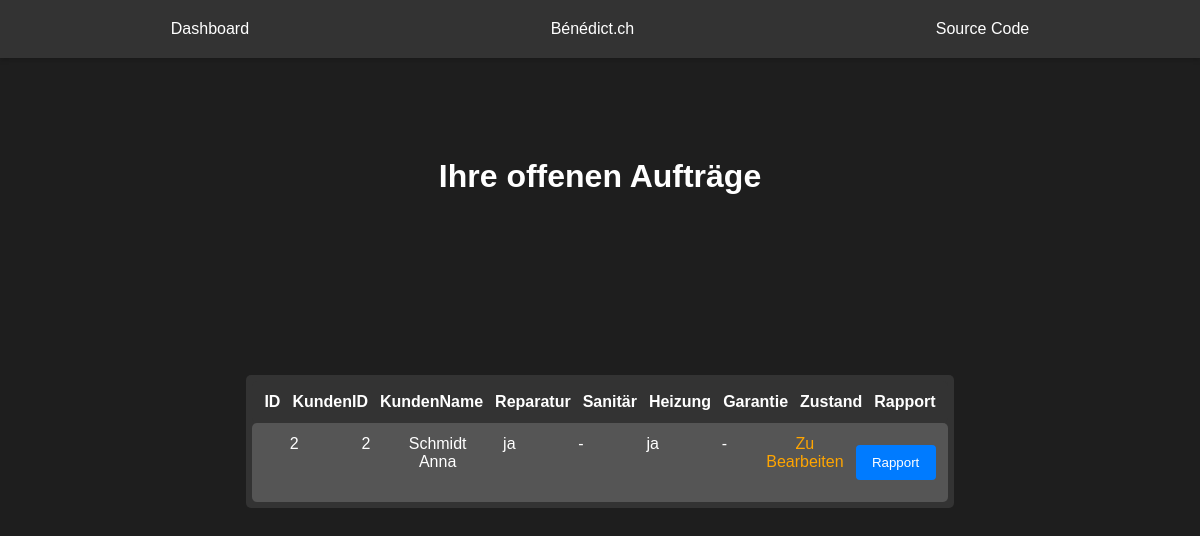
Screenshot of /oAuftraege.php (signed in) with the database file from the repository.
### tables this page shows
CREATE TABLE Orders (
            orderID INTEGER PRIMARY KEY AUTOINCREMENT,
            kundenID INTEGER NOT NULL, /* Problem: need to manually type ID because AUTOINCREMENT cant be used rn. */
            kundenName TEXT NOT NULL,
            objAdresse TEXT NOT NULL,
            objOrt TEXT NOT NULL,
            objPLZ INTEGER NOT NULL,
            rechID INTEGER NOT NULL,
            orderDate TEXT NOT NULL,
            reparatur BOOLEAN DEFAULT 0,
            sanitaer BOOLEAN DEFAULT 0,
            heizung BOOLEAN DEFAULT 0,
            garantie BOOLEAN DEFAULT 0,
            bemerkung TEXT,
            terminwunsch TEXT,
            zustand TEXT CHECK(zustand IN ('COMPLETED', 'INPROGRESS', 'TODO')),
            arbeiterID INTEGER,
            completed BOOLEAN DEFAULT 0,
            completedDate TEXT NOT NULL,
            verrechnet BOOLEAN DEFAULT 0,
            rapport TEXT,
            FOREIGN KEY (kundenID) REFERENCES Kunden(id),
            FOREIGN KEY (rechID) REFERENCES Rechnung(id),
            FOREIGN KEY (arbeiterID) REFERENCES Users(id)
        );

### oAuftraege.php (the view, shortened to what this page needs)
<?php
include 'header.php';
$id = $_SESSION['id'];
?>
<!DOCTYPE html>
<html lang="en">
<head>
    <link rel="stylesheet" href="style/style.css">
</head>
<body>
    <h1 style="text-align: center; margin:  10px;">Ihre offenen Aufträge</h1>
    <div class="orders-container">
        <div class="orders-header">
            <div>ID</div>
            <div>KundenID</div>
            <div>KundenName</div>
            <div>Reparatur</div>
            <div>Sanitär</div>
            <div>Heizung</div>
            <div>Garantie</div>
            <div>Zustand</div>
            <div>Rapport</div>
        </div>
    <?php
        require 'db/conn.php';
        $zustandd = "COMPLETED";
        $query = "SELECT * FROM Orders WHERE arbeiterID = :id AND zustand != :zustandd";
        try {
            $stmt = $pdo->prepare($query);
            $stmt->bindParam(':id', $id, PDO::PARAM_INT);
            $stmt->bindParam(':zustandd', $zustandd, PDO::PARAM_STR);
            $stmt->execute();
        } catch (PDOException $e) {
            echo "Query error: " . $e->getMessage();
        }
        while ($row = $stmt->fetch(PDO::FETCH_ASSOC)) {
            $orderID = $row["orderID"];
            $kundenID = $row["kundenID"];
            $kundenName = $row["kundenName"];
            $reparatur = "-";
            $sanitaer = "-";
            $heizung = "-";
            $garantie = "-";
            if ($row["reparatur"] == '1') {
                $reparatur = "ja";
            }
            if ($row["heizung"] == '1') {
                $heizung = "ja";
            }
            if($row["zustand"] == "INPROGRESS"){$color = "lightblue"; $zustand = "in Bearbeitung";}
                else if($row["zustand"] == "TODO"){$color = "orange"; $zustand = "Zu Bearbeiten";}
                else if($row["zustand"] == "COMPLETED"){$color = "green"; $zustand = "Abgeschlossen";}
                echo '<div class="order-row">
                <div>'.$orderID.'</div>
                <div>'.$kundenID.'</div>
                <div>'.$kundenName.'</div>
                <div>'.$reparatur.'</div>
                <div>'.$sanitaer.'</div>
                <div>'.$heizung.'</div>
                <div>'.$garantie.'</div>
                <div style="color: '.$color.';">'.$zustand.'</div>
                <div>
                <form id="formZuteilung" style="width:auto; padding:0px;margin:0px;background-color:transparent;border:none;box-shadow:none;" method="post" action="rapporte.php">
                    <button class="detail-btn" name="btn-id" id="btn-id" value="'.$orderID.'" data-id="'.$orderID.'">Rapport</button>
                </form>
                </div>
            </div>';
        }
    ?>
        </div>
    </body>
</html>

### style/header.css (style rules this page uses)
* { margin: 0; padding: 0; box-sizing: border-box; }

### style/style.css (style rules this page uses)
body { font-family: Arial, sans-serif; background-color: #1e1e1e; color: #fff; margin: 0; padding: 0; }
form { width: 300px; margin: 0 auto; padding: 20px; background-color: #333; border-radius: 8px; box-shadow: 0px 0px 10px 0px rgba(0,0,0,0.1); }
input[type="submit"], button { width: 100%; padding: 10px; margin: 10px 0; border-radius: 4px; border: none; background-color: #007BFF; color: #fff; cursor: pointer; }
.detail-btn { align-items: center; width: 80px; }
.orders-container { width: fit-content; display: flex; flex-direction: column; align-items: center; background-color: #333; border-radius: 5px; margin: 15% auto; padding: 6px; overflow-x: auto; }
.orders-header, .order-row { display: flex; justify-content: space-around; width: 100%; background-color: inherit; padding: 6px; border-radius: 5px; }
.orders-header div, .order-row div { flex: 1; text-align: center; padding: 6px; }
.orders-header div { font-weight: bold; }
.order-row:nth-child(even) { background-color: #555; }

### rows the page displays
orders: orderID "2", kundenID "2", kundenName "Schmidt Anna", reparatur "ja", sanitaer "-", heizung "ja", garantie "-", zustand "Zu Bearbeiten"
